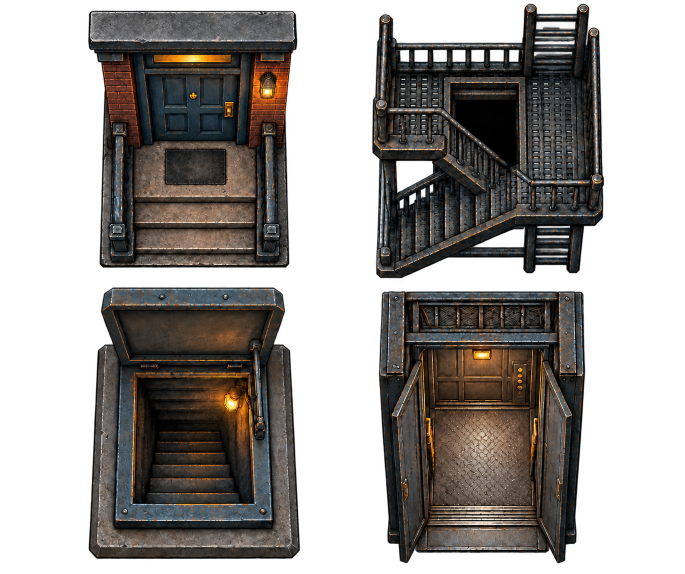
#> input picture assets/generated_v4_transitions/source/approved_building_transitions.png, 1370 x 1148 px (shown at 1/2 size)
$ python build_next_map_transition_pack.py
#> lines starting #> are read from the running program, lines starting #| are printed output that depends on the picture; after the words box and inside, x2 and y2 are one past the last pixel; in counts of white or black regions, pixels touching at a corner belong together
from __future__ import annotations

"""Extract the approved transition and traffic masters into runtime sprites.

The source sheets are approval artifacts and remain untouched.  Runtime PNGs and
their companion catalog are rebuilt deterministically from only the four approved
masters named below.
"""

from collections import deque
import json
from pathlib import Path

import numpy as np
from PIL import Image


ROOT = Path(__file__).resolve().parents[1]
SOURCE = ROOT / "assets" / "generated_v4_transitions" / "source"
OUTPUT = ROOT / "assets" / "generated_v4_transitions"
CATALOG = ROOT / "assets" / "grid_v100" / "generated_transition_objects.json"

APPROVED_MASTERS = {
    "building": SOURCE / "approved_building_transitions.png",
    "buzzer": SOURCE / "approved_buzzer_and_signal.png",
    "fire_escape": SOURCE / "approved_fire_escape_ladder.png",
    "traffic": SOURCE / "approved_traffic_signal_matrix.png",
}


def _tight_alpha_crop(image: Image.Image, region: tuple[int, int, int, int], padding: int = 6) -> Image.Image:
    """Crop one already-transparent master region without retaining sheet debris."""
    left, top, right, bottom = region
    part = image.crop(region).convert("RGBA")
    alpha = np.asarray(part.getchannel("A"))
    ys, xs = np.nonzero(alpha > 10)
    if not len(xs):
        raise RuntimeError(f"approved source region is empty: {region}")
    x0 = max(0, int(xs.min()) - padding)
    y0 = max(0, int(ys.min()) - padding)
    x1 = min(part.width, int(xs.max()) + padding + 1)
    y1 = min(part.height, int(ys.max()) + padding + 1)
    return part.crop((x0, y0, x1, y1))


def _checkerboard_to_alpha(cell: Image.Image) -> Image.Image:
    """Remove the matrix's baked pale checkerboard while retaining metal highlights.

    The checker also appears in fully enclosed negative spaces between the pole,
    arm and pedestrian box, so border flood-fill alone is insufficient.  The
    approved background is uniformly pale and neutral; the steel highlights are
    darker or chromatic.  Keying only that narrow neutral range preserves the
    blue-white metal edge light and all internal lamp detail.
    """
    rgb = np.asarray(cell.convert("RGB"), dtype=np.uint8)
    high = rgb.max(axis=2).astype(np.int16)
    low = rgb.min(axis=2).astype(np.int16)
    candidate = (low >= 228) & ((high - low) <= 9)
    # Neutral highlight islands enclosed inside the artwork are legitimate pale
    # metal.  Large neutral components (including enclosed checker cavities) are
    # background.  This restores the pole's narrow vertical highlight without
    # keeping the broad checker area beside it.
    height, width = candidate.shape
    visited = np.zeros((height, width), dtype=bool)
    preserve = np.zeros((height, width), dtype=bool)
    for start_y, start_x in zip(*np.nonzero(candidate & ~visited)):
        if visited[start_y, start_x]:
            continue
        queue: deque[tuple[int, int]] = deque([(int(start_x), int(start_y))])
        visited[start_y, start_x] = True
        component: list[tuple[int, int]] = []
        touches_border = False
        while queue:
            x, y = queue.popleft()
            component.append((x, y))
            touches_border |= x == 0 or y == 0 or x == width - 1 or y == height - 1
            for nx, ny in ((x - 1, y), (x + 1, y), (x, y - 1), (x, y + 1)):
                if 0 <= nx < width and 0 <= ny < height and candidate[ny, nx] and not visited[ny, nx]:
                    visited[ny, nx] = True
                    queue.append((nx, ny))
        if not touches_border and len(component) <= 1500:
            for x, y in component:
                preserve[y, x] = True
    alpha = np.where(candidate & ~preserve, 0, 255).astype(np.uint8)
    rgba = np.dstack((rgb, alpha))
    return Image.fromarray(rgba, "RGBA")


def _traffic_cells(matrix: Image.Image) -> list[Image.Image]:
    widths = [matrix.width // 3, matrix.width // 3, matrix.width - 2 * (matrix.width // 3)]
    heights = [matrix.height // 2, matrix.height - matrix.height // 2]
    cells: list[Image.Image] = []
    y = 0
    for height in heights:
        x = 0
        for width in widths:
            cells.append(_checkerboard_to_alpha(matrix.crop((x, y, x + width, y + height))))
            x += width
        y += height
    return cells


def _aligned_traffic_sprites(cells: list[Image.Image], padding: int = 8) -> tuple[list[Image.Image], tuple[int, int]]:
    """Align all traffic states to the base/pole pivot on one identical canvas."""
    measurements: list[tuple[Image.Image, int, int, tuple[int, int, int, int]]] = []
    for cell in cells:
        alpha = np.asarray(cell.getchannel("A"))
        ys, xs = np.nonzero(alpha > 0)
        if not len(xs):
            raise RuntimeError("traffic matrix contains an empty state")
        bbox = (int(xs.min()), int(ys.min()), int(xs.max()) + 1, int(ys.max()) + 1)
        bottom_y = bbox[3] - 1
        bottom_band = (ys >= bottom_y - 8)
        pivot_x = int(round(float(np.median(xs[bottom_band])))) if bottom_band.any() else (bbox[0] + bbox[2]) // 2
        measurements.append((cell, pivot_x, bottom_y, bbox))

    left = max(pivot_x - bbox[0] for _, pivot_x, _, bbox in measurements)
    right = max(bbox[2] - pivot_x for _, pivot_x, _, bbox in measurements)
    above = max(pivot_y - bbox[1] for _, _, pivot_y, bbox in measurements)
    below = max(bbox[3] - pivot_y for _, _, pivot_y, bbox in measurements)
    canvas_width = left + right + padding * 2
    canvas_height = above + below + padding * 2
    common_pivot = (left + padding, above + padding)
    aligned: list[Image.Image] = []
    for cell, pivot_x, pivot_y, _bbox in measurements:
        canvas = Image.new("RGBA", (canvas_width, canvas_height), (0, 0, 0, 0))
        canvas.alpha_composite(cell, (common_pivot[0] - pivot_x, common_pivot[1] - pivot_y))
        aligned.append(canvas)
    return aligned, common_pivot


def _save(name: str, image: Image.Image) -> str:
    path = OUTPUT / f"{name}.png"
    image.save(path, optimize=True)
    return path.relative_to(ROOT).as_posix()


def build() -> dict:
    for path in APPROVED_MASTERS.values():
        if not path.is_file():
            raise FileNotFoundError(f"missing approved transition master: {path}")
    OUTPUT.mkdir(parents=True, exist_ok=True)

    building = Image.open(APPROVED_MASTERS["building"]).convert("RGBA")
#> building is the input picture: PIL image 1370x1148 RGBA; mean R, G, B, A 35.5, 31.8, 28.7, 130.1
    buzzer_sheet = Image.open(APPROVED_MASTERS["buzzer"]).convert("RGBA")
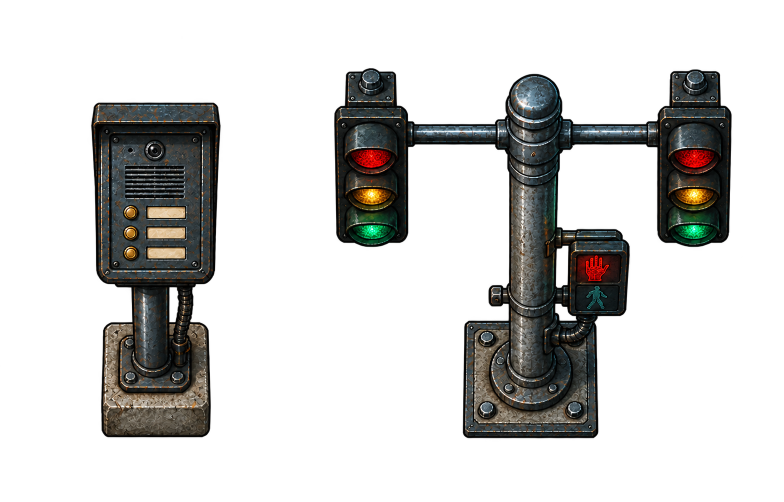
#> input picture assets/generated_v4_transitions/source/approved_buzzer_and_signal.png, 1568 x 1003 px (shown at 1/2 size)
#> buzzer_sheet is the input picture: PIL image 1568x1003 RGBA; mean R, G, B, A 14.7, 14.5, 13.2, 63.2
    ladder_sheet = Image.open(APPROVED_MASTERS["fire_escape"]).convert("RGBA")
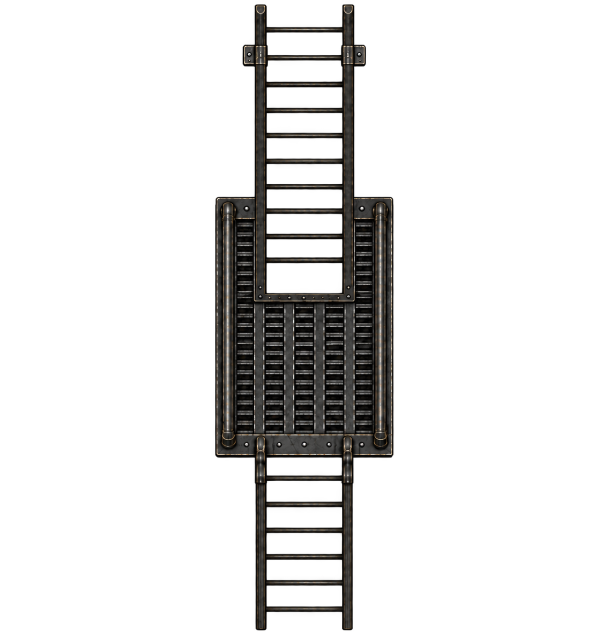
#> input picture assets/generated_v4_transitions/source/approved_fire_escape_ladder.png, 1229 x 1280 px (shown at 1/2 size)
#> ladder_sheet is the input picture: PIL image 1229x1280 RGBA; mean R, G, B, A 7.4, 7, 6.4, 35

    # Regions deliberately exclude the unapproved full fire escape in the
    # building sheet and the unapproved signal iteration in the buzzer sheet.
    extracted = {
        "entrance_door": _tight_alpha_crop(building, (135, 0, 625, 555)),
        "roof_access_door": _tight_alpha_crop(building, (120, 565, 625, 1148)),
        "elevator_transition": _tight_alpha_crop(building, (715, 565, 1370, 1148)),
        "entrance_buzzer": _tight_alpha_crop(buzzer_sheet, (120, 80, 490, 900)),
        "fire_escape_ladder": _tight_alpha_crop(ladder_sheet, (390, 0, 820, 1280)),
    }
#> in _tight_alpha_crop, `x0 = max(0, int(xs.min()) - padding)`: x0 = 35
#> in _tight_alpha_crop, `y0 = max(0, int(ys.min()) - padding)`: y0 = 13
#> in _tight_alpha_crop, `x1 = min(part.width, int(xs.max()) + padding + 1)`: x1 = 466
#> in _tight_alpha_crop, `y1 = min(part.height, int(ys.max()) + padding + 1)`: y1 = 542
    images = {name: _save(name, image) for name, image in extracted.items()}
#> images = 5 items

    traffic_names = (
        "traffic_red_not_clear", "traffic_yellow_not_clear", "traffic_green_not_clear",
        "traffic_red_clear", "traffic_yellow_clear", "traffic_green_clear",
    )
    matrix = Image.open(APPROVED_MASTERS["traffic"]).convert("RGB")
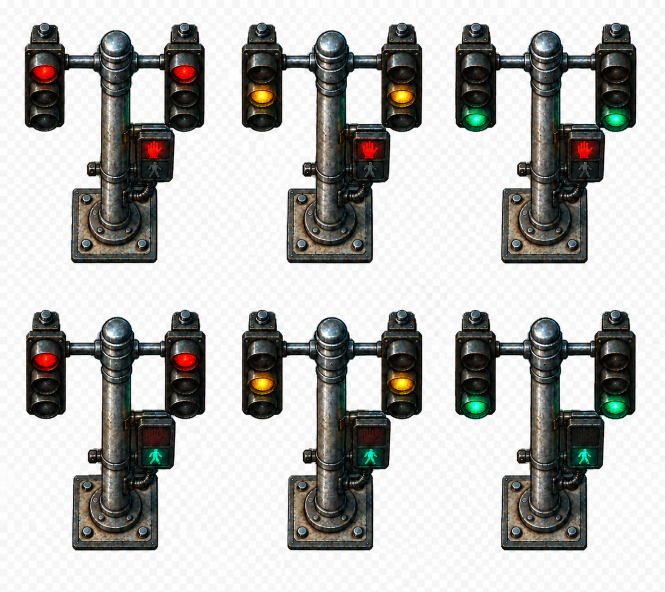
#> input picture assets/generated_v4_transitions/source/approved_traffic_signal_matrix.png, 1330 x 1183 px (shown at 1/2 size)
#> matrix is the input picture: PIL image 1330x1183 RGB; mean R, G, B 183.1, 183.1, 180.7
    traffic, source_pivot = _aligned_traffic_sprites(_traffic_cells(matrix))
#> the loop in _traffic_cells, `for height in heights:` made 2 passes
#> y on passes 1 to 2: 591, 1183
#> pass 1, in _checkerboard_to_alpha, `candidate = (low >= 228) & ((high - low) <= 9)`:
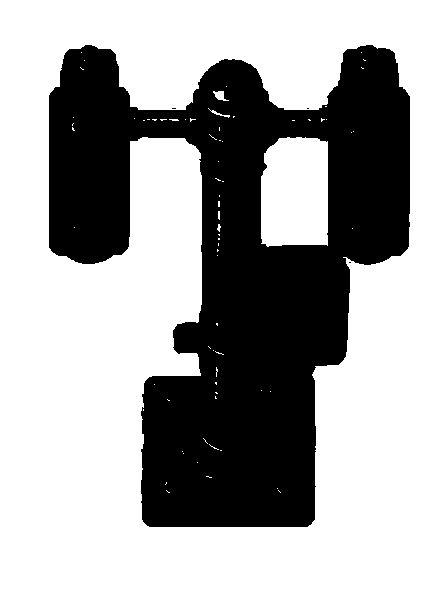
#> candidate: shape (591, 443) bool; 64.6% white; 4 black regions (3 under 20 px), largest, box (x1, y1, x2, y2) and area: (49, 45, 410, 527) 92772
#> after the loop in _traffic_cells, `for height in heights:`: cells = 6 items; y = 1183
#> in _aligned_traffic_sprites, `measurements: list[tuple[Image.Image, int, int, tuple[int, int, int, i..`: measurements = []
#> the loop in _aligned_traffic_sprites, `for cell in cells:` made 6 passes
#> (bbox, bottom_y, pivot_x) on passes 1 to 6: ((49, 45, 410, 527), 526, 228), ((40, 45, 402, 527), 526, 216), ((23, 45, 387, 527), 526, 203), ((52, 28, 412, 511), 510, 229), ((40, 28, 404, 510), 509, 217), ((23, 28, 386, 511), 510, 203)
#> pass 1, in _aligned_traffic_sprites, `alpha = np.asarray(cell.getchannel("A"))`:
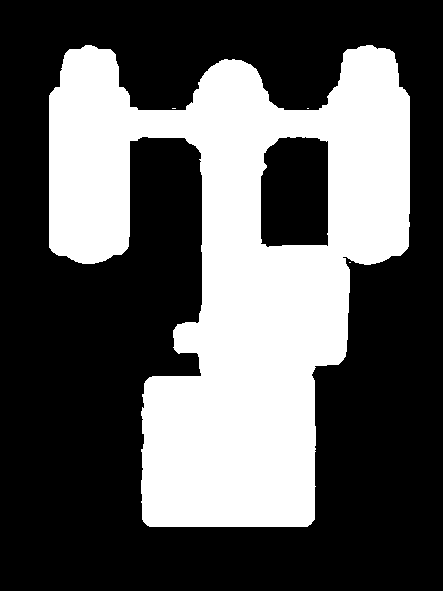
#> alpha: shape (591, 443); 35.6% white; 4 white regions (3 under 20 px), largest, box (x1, y1, x2, y2) and area: (49, 45, 410, 527) 93181
#> after the loop in _aligned_traffic_sprites, `for cell in cells:`: measurements = 6 items
#> in _aligned_traffic_sprites, `left = max(pivot_x - bbox[0] for _, pivot_x, _, bbox in measurements)`: left = 180
#> in _aligned_traffic_sprites, `right = max(bbox[2] - pivot_x for _, pivot_x, _, bbox in measurements)`: right = 187
#> in _aligned_traffic_sprites, `above = max(pivot_y - bbox[1] for _, _, pivot_y, bbox in measurements)`: above = 482
#> in _aligned_traffic_sprites, `below = max(bbox[3] - pivot_y for _, _, pivot_y, bbox in measurements)`: below = 1
#> in _aligned_traffic_sprites, `canvas_width = left + right + padding * 2`: canvas_width = 383
#> in _aligned_traffic_sprites, `canvas_height = above + below + padding * 2`: canvas_height = 499
#> in _aligned_traffic_sprites, `common_pivot = (left + padding, above + padding)`: common_pivot = (188, 490)
#> the loop in _aligned_traffic_sprites, `for cell, pivot_x, pivot_y, _bbox in measurements:` made 6 passes
#> (pivot_x, pivot_y, _bbox) on passes 1 to 6: (228, 526, (49, 45, 410, 527)), (216, 526, (40, 45, 402, 527)), (203, 526, (23, 45, 387, 527)), (229, 510, (52, 28, 412, 511)), (217, 509, (40, 28, 404, 510)), (203, 510, (23, 28, 386, 511))
#> after the loop in _aligned_traffic_sprites, `for cell, pivot_x, pivot_y, _bbox in measurements:`:
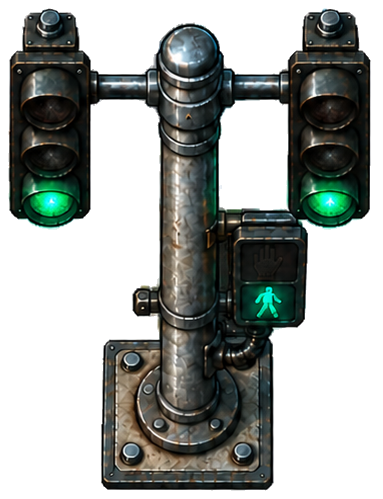
#> canvas: PIL image 383x499 RGBA; mean R, G, B, A 27.8, 32.3, 28.9, 124.8; transparent parts drawn white
#> after the loop in _aligned_traffic_sprites, `for cell, pivot_x, pivot_y, _bbox in measurements:`: aligned = 6 items
#> traffic = 6 items; source_pivot = (188, 490)
    for name, image in zip(traffic_names, traffic):
        images[name] = _save(name, image)
#> this loop made 6 passes
#> name on passes 1 to 6: 'traffic_red_not_clear', 'traffic_yellow_not_clear', 'traffic_green_not_clear', 'traffic_red_clear', 'traffic_yellow_clear', 'traffic_green_clear'
#> pass 2, in _save (call 7), `image.save(path, optimize=True)`:
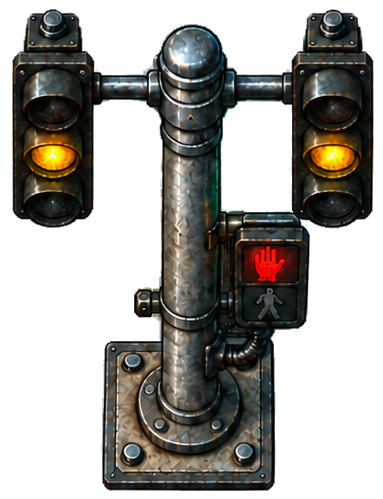
#> saved as traffic_yellow_not_clear.png: PIL image 383x499 RGBA; mean R, G, B, A 33.2, 31.4, 27.1, 124.7; transparent parts drawn white
#> after the loop, images = 11 items

    signal_native = (128, 176)
    signal_pivot = (
        int(round(source_pivot[0] * signal_native[0] / traffic[0].width)),
        int(round(source_pivot[1] * signal_native[1] / traffic[0].height)),
    )
#> signal_pivot = (63, 173)
    objects = {
        "entrance_door": {
            "image": images["entrance_door"], "kind": "transition_art", "layer": "ground", "z": 170,
            "native_width_px": 112, "native_height_px": 144, "pivot_x_px": 56, "pivot_y_px": 140,
            "optional": True,
        },
        "roof_access_door": {
            "image": images["roof_access_door"], "kind": "transition_art", "layer": "roof", "z": 170,
            "native_width_px": 116, "native_height_px": 140, "pivot_x_px": 58, "pivot_y_px": 70,
            "optional": True,
        },
        "elevator_transition": {
            "image": images["elevator_transition"], "kind": "transition_art", "layer": "ground", "z": 170,
            "native_width_px": 132, "native_height_px": 120, "pivot_x_px": 66, "pivot_y_px": 112,
            "optional": True,
        },
        "entrance_buzzer": {
            "image": images["entrance_buzzer"], "kind": "interaction_art", "layer": "ground", "z": 172,
            "native_width_px": 24, "native_height_px": 58, "pivot_x_px": 12, "pivot_y_px": 54,
            "optional": True,
        },
        "fire_escape_ladder": {
            "image": images["fire_escape_ladder"], "kind": "transition_art", "layer": "ground", "z": 171,
            "native_width_px": 62, "native_height_px": 216, "pivot_x_px": 31, "pivot_y_px": 108,
            "optional": True,
        },
    }
    for name in traffic_names:
        objects[name] = {
            "image": images[name], "kind": "dynamic_signal_art", "layer": "ground", "z": 176,
            "native_width_px": signal_native[0], "native_height_px": signal_native[1],
            "pivot_x_px": signal_pivot[0], "pivot_y_px": signal_pivot[1],
            "optional": True,
        }
#> after the loop, objects = 11 items

    # Backward-compatible object IDs are catalog aliases, so older maps receive
    # approved art without any renderer or generator path special cases.
    objects["placeholder_street_door"] = dict(objects["entrance_door"])
    objects["placeholder_roof_hatch"] = dict(objects["roof_access_door"])
    objects["placeholder_fire_escape"] = dict(objects["fire_escape_ladder"])

    payload = {
        "version": 1,
        "source_policy": "approved_masters_only",
        "approved_masters": [path.relative_to(ROOT).as_posix() for path in APPROVED_MASTERS.values()],
        "objects": objects,
        "traffic_signal_states": list(traffic_names),
        "traffic_canvas_px": list(traffic[0].size),
        "traffic_source_pivot_px": list(source_pivot),
        "traffic_runtime_pivot_px": list(signal_pivot),
    }
    CATALOG.write_text(json.dumps(payload, indent=2) + "\n", encoding="utf-8")
    return payload


if __name__ == "__main__":
    result = build()
#> result = 8 items
    print(
        "NEXT_MAP_TRANSITION_PACK_OK "
        f"objects={len(result['objects'])} states={len(result['traffic_signal_states'])} "
        f"canvas={result['traffic_canvas_px']} pivot={result['traffic_runtime_pivot_px']}"
    )
#| NEXT_MAP_TRANSITION_PACK_OK objects=14 states=6 canvas=[383, 499] pivot=[63, 173]
